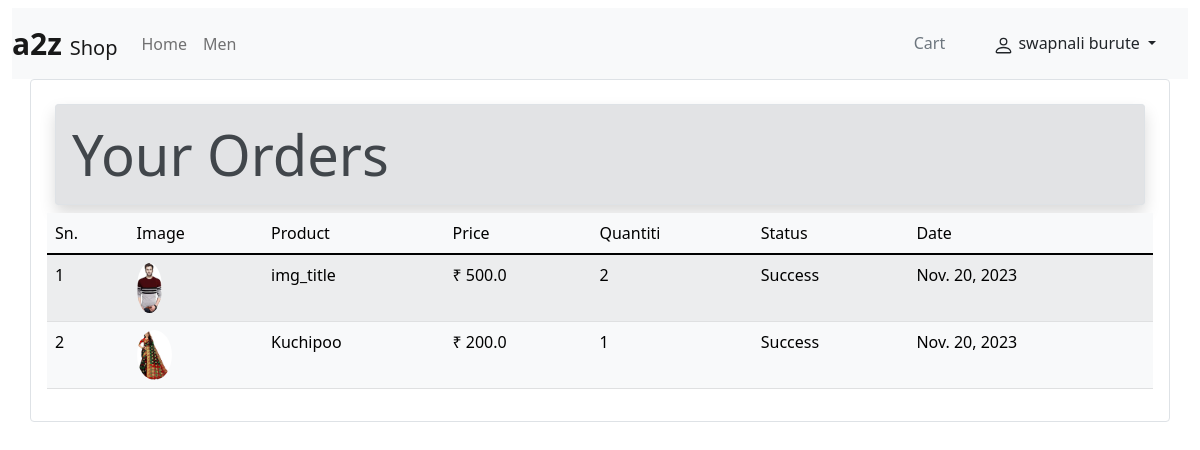
/orders-page/ (signed in), run on the app's committed database.
### item_card/models.py (models this page shows, shortened)
class Customer(models.Model):
    first_name = models.CharField(max_length=30)
    last_name = models.CharField(max_length=30)
    phone_num = models.CharField(max_length=14)
    email     = models.EmailField()
    image  =  models.ImageField(upload_to='customers/' , null=True, default='')
    address = models.CharField(max_length=100,null=True , default='')
    password  = models.CharField(max_length=500)

class Order(models.Model):
    customer = models.ForeignKey(Customer, on_delete=models.CASCADE)
    product = models.ForeignKey(Item_card, on_delete=models.CASCADE)
    product_price = models.FloatField()
    product_quantity = models.IntegerField()
    date = models.DateField(default=datetime.datetime.today)

class Item_card(models.Model):
    img_title = models.CharField(max_length=100)
    img_desc = models.CharField(max_length=100)
    price = models.FloatField(null=True, default=200)
    img_category = models.ForeignKey(Category, on_delete= models.CASCADE, default=5)
    img_img = models.ImageField(upload_to='uploads/',null=True, default=None)
    def __str__(self):
        return self.img_title

### item_card/middleware/auth.py (the view)
    def middleware(request):
        print('**'*8)
        request_url = request.META['PATH_INFO']
        if not request.session.get('customer_id'):
            return HttpResponseRedirect(f'/login/?request_url={request_url}')
        response = get_response(request)
        return response

### Eshop/views/orders.py (called while the page is built)
    def get(self, request):
        customer_id = request.session.get('customer_id')
        orders = Order.objects.filter(customer=customer_id)
        return render(request, 'orders_page.html', {'orders':orders})

### item_card/templatetags/currency.py (called while the page is built)
@register.filter(name='currency')
def currency(price):
   return '₹ '+ str(price)

### item_card/templatetags/manual_tag.py (called while the page is built)
@register.filter(name='cart_len')
def cart_len(cart):
      if cart != None:
         return len(cart)
      return False

@register.filter(name='name_by_id')
def name_by_id(customer_id):
   costomer = Customer.objects.all().filter(id=customer_id)[0]
   return costomer.first_name +' '+ costomer.last_name

### templates/orders_page.html (shortened to what this page needs)
{% extends 'base.html' %}
{% block content %}
{% load manual_tag %}
{% load currency %}
<div class="container border rounded p-3">
    <div class="display-4 border p-3 m-1 alert-secondary rounded-1 shadow m-2">
        Your Orders
    </div>
    {% if orders %}
    <table class="table table-light table-striped ">
    <thead>
        <tr>
            <td>Sn.</td>
            <td>Image</td>
            <td>Product</td>
            <td>Price</td>
            <td>Quantiti</td>
            <td>Status</td>
            <td>Date</td>
        </tr>
    </thead>
    <tbody>
        {% for order in orders %}
        <tr>
            <td>{{forloop.counter}}</td>
            <td><img src="{{order.product.img_img.url}}" alt="" class="rounded rounded-circle" style="height: 50px; width: auto; "></td>
            <td>{{order.product}}</td>
            <td>{{order.product_price | currency}}</td>
            <td>{{order.product_quantity }}</td>
            <td>Success</td>
            <td>{{order.date }}</td>
        </tr>
        {% endfor %}
    </tbody>
</table>
</div>
    {% endif %}
{% endblock %}

### templates/base.html (shortened to what this page needs)
<!DOCTYPE html>
<html lang="en">
<head>
    <link rel="stylesheet" href="/static/main.css">
</head>
<body class="container-fluid mt-2">
  {% load manual_tag %}
    <nav class="navbar navbar-expand-lg navbar-light bg-light ">
      <a class="navbar-brand" href="/"> <span style="font-size: 30px ;"><b>a2z </b> </span> Shop</a>
      <div class="collapse navbar-collapse" id="navbarSupportedContent">
        <ul class="navbar-nav mr-auto">
          <li class="nav-item active">
            <a class="nav-link" href="/">Home</a>
          </li>
          <li class="nav-item">
            <a class="nav-link" href="/?category_id=5">Men</a>
          </li>
        </ul>
      </div>
      <ul class="d-flex my-auto">
        <li class="d-inline-block mx-lg-3 mx-1 "><a class="nav_anker " href="{% url 'cart_page' %}"> Cart {% if request.session.cart|cart_len %} <span class="badge bg-black">{{request.session.cart | cart_len}}</span> {% endif %} </a> </li>
        {% if not request.session.customer_id %}
        <li class="d-inline-block mx-lg-3 mx-1 "><a class=" nav_anker" href="/login">Log in </a> </li>
        <li class="d-inline-block mx-lg-3 mx-1 "><a class=" nav_anker" href="/signUp">Sign Up </a> </li>
        <li class="d-inline-block mx-lg-3 mx-1 "><a class=" nav_anker" href="/admin">Admin </a> </li>
        {% else %}
        <li class="d-inline-block mx-lg-3 mx-sm-1">
          <div class="dropdown">
            <span class="dropdown-toggle mx-3" type="button" id="dropdownMenuButton1" data-bs-toggle="dropdown" aria-expanded="false">
             {{request.session.customer_id|name_by_id}}
          </span>
        </div>
        </li>
          </ul>
        {% endif %}
    </nav>
    {% block content %}  {% endblock %}
    <br><br><br><br><br>
</body>
</html>

### static/main.css (style rules this page uses)
li a.nav_anker { text-decoration: none; text-align: center; color: #6c757d; font-size: inherit; }

### data on the page
Customer: session.customer_id|name_by_id "swapnali burute"
Order: product.img_img (picture), product "img_title", product_price "₹ 500.0", product_quantity "2", date "Nov. 20, 2023"
Order: product.img_img (picture), product "Kuchipoo", product_price "₹ 200.0", product_quantity "1", date "Nov. 20, 2023"
